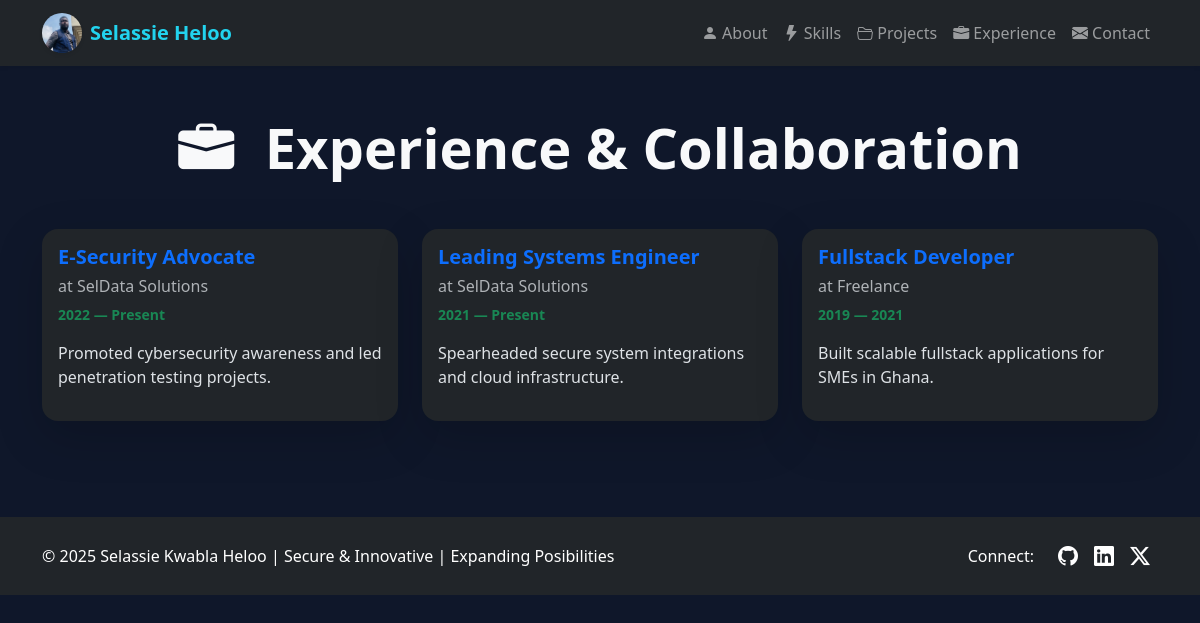
Page /experience/ on the earlier database version.
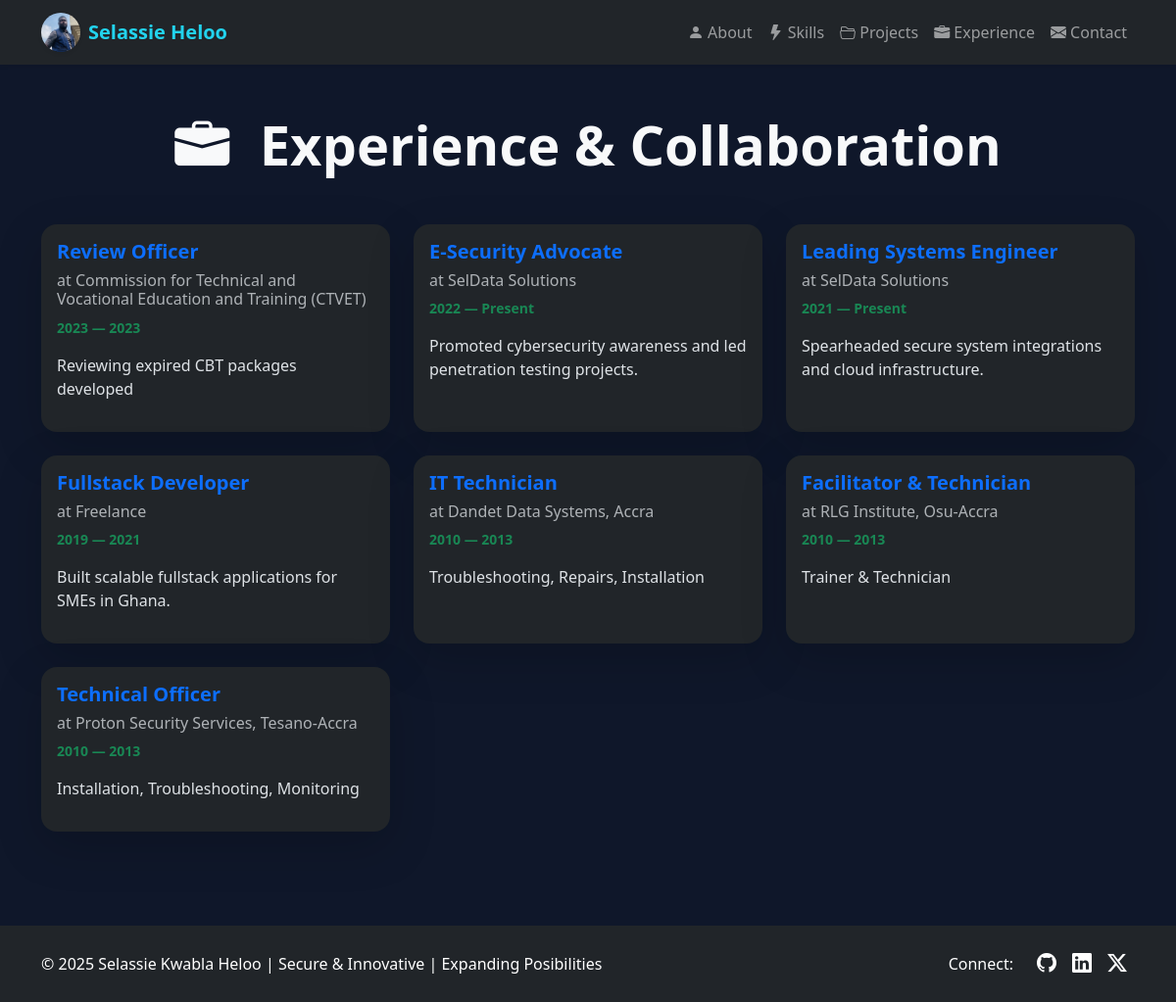
Same page on the later database version.
### core/models.py (models this page shows, shortened)
class Experience(models.Model):
    role = models.CharField(max_length=200)
    company = models.CharField(max_length=200, default="SelData Solutions")
    description = models.TextField()
    start_year = models.IntegerField()
    end_year = models.CharField(max_length=20, default="Present")

### core/views.py (the view)
# urls.py: path('experience/', views.experience, name='experience'),
def experience(request):
    exp_list = Experience.objects.all().order_by("-start_year")
    return render(request, "core/experience.html", {"exp_list": exp_list})

### core/templates/core/experience.html (shortened to what this page needs)
{% extends "core/base.html" %}
{% block content %}
<section class="py-5">
  <div class="container text-light">
    <h1 class="display-4 fw-bold text-center mb-5">
      <i class="bi bi-briefcase-fill me-3"></i> Experience & Collaboration
    </h1>
    <div class="row g-4">
      {% for e in exp_list %}
        <div class="col-12 col-md-6 col-lg-4">
          <div class="card bg-dark border-0 shadow-lg rounded-4 h-100 hover-glow">
            <div class="card-body d-flex flex-column">
              <h5 class="fw-bold text-primary">{{ e.role }}</h5>
              <h6 class="text-muted">at {{ e.company }}</h6>
              <span class="text-success small fw-bold mb-3">
                {{ e.start_year }} — {{ e.end_year }}
              </span>
              <p class="flex-grow-1">{{ e.description }}</p>
            </div>
          </div>
        </div>
      {% empty %}
        <p class="text-muted text-center lead">No experiences added yet.</p>
      {% endfor %}
    </div>
  </div>
</section>
{% endblock %}

### core/templates/core/base.html (shortened to what this page needs)
{% load static %}
<!DOCTYPE html>
<html lang="en" data-bs-theme="dark">
<head>
  <link href="https://cdn.jsdelivr.net/npm/bootstrap@5.3.2/dist/css/bootstrap.min.css" rel="stylesheet">
  <link href="https://unpkg.com/boxicons@2.1.4/css/boxicons.min.css" rel="stylesheet">
  <link href="https://cdn.jsdelivr.net/npm/bootstrap-icons@1.11.1/font/bootstrap-icons.css" rel="stylesheet">
</head>
<body>
<nav class="navbar navbar-expand-lg navbar-dark bg-dark shadow-sm sticky-top">
  <div class="container">
<a class="navbar-brand fw-bold accent d-flex align-items-center" href="/">
  <img src="{% static 'images/profile.jpg' %}"
       alt="Selassie Heloo"
       width="40" height="40"
       class="rounded-circle me-2 shadow-sm">
  Selassie Heloo
</a>
    <div class="collapse navbar-collapse" id="navbarNav">
      <ul class="navbar-nav ms-auto">
        <li class="nav-item"><a class="nav-link" href="/about/"><i class="bi bi-person-fill"></i> About</a></li>
        <li class="nav-item"><a class="nav-link" href="/skills/"><i class="bi bi-lightning-fill"></i> Skills</a></li>
        <li class="nav-item"><a class="nav-link" href="/projects/"><i class="bi bi-folder2-open"></i> Projects</a></li>
        <li class="nav-item"><a class="nav-link" href="/experience/"><i class="bi bi-briefcase-fill"></i> Experience</a></li>
        <li class="nav-item"><a class="nav-link" href="/contact/"><i class="bi bi-envelope-fill"></i> Contact</a></li>
      </ul>
    </div>
  </div>
</nav>
  <main>
    {% block content %}{% endblock %}
  </main>
<footer class="bg-dark text-white py-4 mt-5">
  <div class="container">
    <div class="d-flex flex-column flex-md-row justify-content-between align-items-center">
      <p class="mb-2 mb-md-0">© {% now "Y" %} Selassie Kwabla Heloo | Secure & Innovative | Expanding Posibilities</p>
      <div class="social-links d-flex align-items-center">
        <span class="d-none d-md-block me-3">Connect:</span>
        <a href="https://github.com/helooselassie" target="_blank" class="text-white mx-2 fs-5"><i class="bi bi-github"></i></a>
        <a href="https://www.linkedin.com/in/selassieheloo" target="_blank" class="text-white mx-2 fs-5"><i class="bi bi-linkedin"></i></a>
        <a href="https://x.com/selassieheloo" target="_blank" class="text-white mx-2 fs-5"><i class="bi bi-twitter-x"></i></a>
      </div>
    </div>
  </div>
</footer>
</body>
</html>

### core/templates/core/base.html (style rules this page uses)
body { background-color: #0f172a; color: #e2e8f0; }
.accent { color: #22d3ee; }

Differences in the rows shown:
added Experience: role "Review Officer", company "Commission for Technical and Vocational Education and Training (CTVET)", start_year "2023", end_year "2023", description "Reviewing expired CBT packages developed"
added Experience: role "IT Technician", company "Dandet Data Systems, Accra", start_year "2010", end_year "2013", description "Troubleshooting, Repairs, Installation"
added Experience: role "Facilitator & Technician", company "RLG Institute, Osu-Accra", start_year "2010", end_year "2013", description "Trainer & Technician"
added Experience: role "Technical Officer", company "Proton Security Services, Tesano-Accra", start_year "2010", end_year "2013", description "Installation, Troubleshooting, Monitoring"
